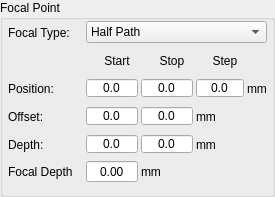
            <widget class="QGroupBox" name="BoxFocalPoint">
             <property name="maximumSize">
              <size>
               <width>310</width>
               <height>210</height>
              </size>
             </property>
             <property name="title">
              <string>Focal Point</string>
             </property>
             <layout class="QVBoxLayout" name="verticalLayout_23" stretch="1,4">
              <property name="spacing">
               <number>3</number>
              </property>
              <property name="leftMargin">
               <number>5</number>
              </property>
              <property name="topMargin">
               <number>0</number>
              </property>
              <property name="rightMargin">
               <number>5</number>
              </property>
              <item>
               <layout class="QHBoxLayout" name="horizontalLayout_2">
                <property name="leftMargin">
                 <number>0</number>
                </property>
                <property name="topMargin">
                 <number>0</number>
                </property>
                <property name="rightMargin">
                 <number>0</number>
                </property>
                <property name="bottomMargin">
                 <number>0</number>
                </property>
                <item>
                 <widget class="QLabel" name="LabelFocalType">
                  <property name="sizePolicy">
                   <sizepolicy hsizetype="Fixed" vsizetype="Fixed">
                    <horstretch>0</horstretch>
                    <verstretch>0</verstretch>
                   </sizepolicy>
                  </property>
                  <property name="minimumSize">
                   <size>
                    <width>75</width>
                    <height>25</height>
                   </size>
                  </property>
                  <property name="text">
                   <string>Focal Type:</string>
                  </property>
                 </widget>
                </item>
                <item>
                 <widget class="QComboBox" name="ComFocalType">
                  <item>
                   <property name="text">
                    <string>Half Path</string>
                   </property>
                  </item>
                  <item>
                   <property name="text">
                    <string>True Depth</string>
                   </property>
                  </item>
                  <item>
                   <property name="text">
                    <string>Projection</string>
                   </property>
                  </item>
                  <item>
                   <property name="text">
                    <string>Focal Plane</string>
                   </property>
                  </item>
                 </widget>
                </item>
               </layout>
              </item>
              <item>
               <layout class="QGridLayout" name="gridLayout_5">
                <item row="3" column="1">
                 <widget class="QDoubleSpinBox" name="ValueFocusDepthStart">
                  <property name="sizePolicy">
                   <sizepolicy hsizetype="Preferred" vsizetype="Preferred">
                    <horstretch>0</horstretch>
                    <verstretch>0</verstretch>
                   </sizepolicy>
                  </property>
                  <property name="minimumSize">
                   <size>
                    <width>0</width>
                    <height>20</height>
                   </size>
                  </property>
                  <property name="maximumSize">
                   <size>
                    <width>60</width>
                    <height>20</height>
                   </size>
                  </property>
                  <property name="frame">
                   <bool>true</bool>
                  </property>
                  <property name="alignment">
                   <set>Qt::AlignCenter</set>
                  </property>
                  <property name="buttonSymbols">
                   <enum>QAbstractSpinBox::NoButtons</enum>
                  </property>
                  <property name="keyboardTracking">
                   <bool>true</bool>
                  </property>
                  <property name="decimals">
                   <number>1</number>
                  </property>
                  <property name="minimum">
                   <double>-5000.000000000000000</double>
                  </property>
                  <property name="maximum">
                   <double>5000.000000000000000</double>
                  </property>
                 </widget>
                </item>
                <item row="3" column="0">
                 <widget class="QLabel" name="LabelFocalDepth">
                  <property name="minimumSize">
                   <size>
                    <width>75</width>
                    <height>25</height>
                   </size>
                  </property>
                  <property name="text">
                   <string>Depth:</string>
                  </property>
                 </widget>
                </item>
                <item row="3" column="2">
                 <widget class="QDoubleSpinBox" name="ValueFocusDepthStop">
                  <property name="sizePolicy">
                   <sizepolicy hsizetype="Preferred" vsizetype="Preferred">
                    <horstretch>0</horstretch>
                    <verstretch>0</verstretch>
                   </sizepolicy>
                  </property>
                  <property name="minimumSize">
                   <size>
                    <width>0</width>
                    <height>20</height>
                   </size>
                  </property>
                  <property name="maximumSize">
                   <size>
                    <width>60</width>
                    <height>20</height>
                   </size>
                  </property>
                  <property name="frame">
                   <bool>true</bool>
                  </property>
                  <property name="alignment">
                   <set>Qt::AlignCenter</set>
                  </property>
                  <property name="buttonSymbols">
                   <enum>QAbstractSpinBox::NoButtons</enum>
                  </property>
                  <property name="keyboardTracking">
                   <bool>true</bool>
                  </property>
                  <property name="decimals">
                   <number>1</number>
                  </property>
                  <property name="minimum">
                   <double>-5000.000000000000000</double>
                  </property>
                  <property name="maximum">
                   <double>5000.000000000000000</double>
                  </property>
                 </widget>
                </item>
                <item row="3" column="3">
                 <widget class="QLabel" name="LabelFocusOffsetStopUnit">
                  <property name="text">
                   <string>mm</string>
                  </property>
                 </widget>
                </item>
                <item row="2" column="3">
                 <widget class="QLabel" name="LabelFocusOffsetStartUnit">
                  <property name="text">
                   <string>mm</string>
                  </property>
                 </widget>
                </item>
                <item row="1" column="0">
                 <widget class="QLabel" name="LabelFocalPosition">
                  <property name="minimumSize">
                   <size>
                    <width>75</width>
                    <height>25</height>
                   </size>
                  </property>
                  <property name="text">
                   <string>Position:</string>
                  </property>
                 </widget>
                </item>
                <item row="0" column="3">
                 <widget class="QLabel" name="LabelFocalStep">
                  <property name="text">
                   <string>   Step</string>
                  </property>
                  <property name="alignment">
                   <set>Qt::AlignCenter</set>
                  </property>
                 </widget>
                </item>
                <item row="1" column="2">
                 <widget class="QDoubleSpinBox" name="ValueFocusPositionStop">
                  <property name="sizePolicy">
                   <sizepolicy hsizetype="Preferred" vsizetype="Preferred">
                    <horstretch>0</horstretch>
                    <verstretch>0</verstretch>
                   </sizepolicy>
                  </property>
                  <property name="minimumSize">
                   <size>
                    <width>0</width>
                    <height>20</height>
                   </size>
                  </property>
                  <property name="maximumSize">
                   <size>
                    <width>60</width>
                    <height>20</height>
                   </size>
                  </property>
                  <property name="frame">
                   <bool>true</bool>
                  </property>
                  <property name="alignment">
                   <set>Qt::AlignCenter</set>
                  </property>
                  <property name="buttonSymbols">
                   <enum>QAbstractSpinBox::NoButtons</enum>
                  </property>
                  <property name="keyboardTracking">
                   <bool>true</bool>
                  </property>
                  <property name="decimals">
                   <number>1</number>
                  </property>
                  <property name="maximum">
                   <double>5000.000000000000000</double>
                  </property>
                 </widget>
                </item>
                <item row="1" column="1">
                 <widget class="QDoubleSpinBox" name="ValueFocusPositionStart">
                  <property name="sizePolicy">
                   <sizepolicy hsizetype="Preferred" vsizetype="Preferred">
                    <horstretch>0</horstretch>
                    <verstretch>0</verstretch>
                   </sizepolicy>
                  </property>
                  <property name="minimumSize">
                   <size>
                    <width>0</width>
                    <height>20</height>
                   </size>
                  </property>
                  <property name="maximumSize">
                   <size>
                    <width>60</width>
                    <height>20</height>
                   </size>
                  </property>
                  <property name="frame">
                   <bool>true</bool>
                  </property>
                  <property name="alignment">
                   <set>Qt::AlignCenter</set>
                  </property>
                  <property name="buttonSymbols">
                   <enum>QAbstractSpinBox::NoButtons</enum>
                  </property>
                  <property name="keyboardTracking">
                   <bool>true</bool>
                  </property>
                  <property name="decimals">
                   <number>1</number>
                  </property>
                  <property name="maximum">
                   <double>5000.000000000000000</double>
                  </property>
                 </widget>
                </item>
                <item row="0" column="2">
                 <widget class="QLabel" name="LabelFocalStop">
                  <property name="text">
                   <string>   Stop</string>
                  </property>
                  <property name="alignment">
                   <set>Qt::AlignCenter</set>
                  </property>
                 </widget>
                </item>
                <item row="0" column="1">
                 <widget class="QLabel" name="LabelFocalStart">
                  <property name="sizePolicy">
                   <sizepolicy hsizetype="Preferred" vsizetype="Fixed">
                    <horstretch>0</horstretch>
                    <verstretch>0</verstretch>
                   </sizepolicy>
                  </property>
                  <property name="minimumSize">
                   <size>
                    <width>0</width>
                    <height>25</height>
                   </size>
                  </property>
                  <property name="maximumSize">
                   <size>
                    <width>16777215</width>
                    <height>25</height>
                   </size>
                  </property>
                  <property name="text">
                   <string>   Start</string>
                  </property>
                  <property name="alignment">
                   <set>Qt::AlignCenter</set>
                  </property>
                 </widget>
                </item>
                <item row="1" column="3">
                 <widget class="QDoubleSpinBox" name="ValueFocusPositionStep">
                  <property name="sizePolicy">
                   <sizepolicy hsizetype="Preferred" vsizetype="Preferred">
                    <horstretch>0</horstretch>
                    <verstretch>0</verstretch>
                   </sizepolicy>
                  </property>
                  <property name="minimumSize">
                   <size>
                    <width>0</width>
                    <height>20</height>
                   </size>
                  </property>
                  <property name="maximumSize">
                   <size>
                    <width>60</width>
                    <height>20</height>
                   </size>
                  </property>
                  <property name="frame">
                   <bool>true</bool>
                  </property>
                  <property name="alignment">
                   <set>Qt::AlignCenter</set>
                  </property>
                  <property name="buttonSymbols">
                   <enum>QAbstractSpinBox::NoButtons</enum>
                  </property>
                  <property name="keyboardTracking">
                   <bool>true</bool>
                  </property>
                  <property name="decimals">
                   <number>1</number>
                  </property>
                  <property name="maximum">
                   <double>5000.000000000000000</double>
                  </property>
                 </widget>
                </item>
                <item row="1" column="4">
                 <widget class="QLabel" name="LabelFocusStartUnit_2">
                  <property name="text">
                   <string>mm</string>
                  </property>
                 </widget>
                </item>
                <item row="2" column="0">
                 <widget class="QLabel" name="LabelFocalOffset">
                  <property name="minimumSize">
                   <size>
                    <width>75</width>
                    <height>25</height>
                   </size>
                  </property>
                  <property name="text">
                   <string>Offset:</string>
                  </property>
                 </widget>
                </item>
                <item row="2" column="2">
                 <widget class="QDoubleSpinBox" name="ValueFocusOffsetStop">
                  <property name="sizePolicy">
                   <sizepolicy hsizetype="Preferred" vsizetype="Preferred">
                    <horstretch>0</horstretch>
                    <verstretch>0</verstretch>
                   </sizepolicy>
                  </property>
                  <property name="minimumSize">
                   <size>
                    <width>0</width>
                    <height>20</height>
                   </size>
                  </property>
                  <property name="maximumSize">
                   <size>
                    <width>60</width>
                    <height>20</height>
                   </size>
                  </property>
                  <property name="frame">
                   <bool>true</bool>
                  </property>
                  <property name="alignment">
                   <set>Qt::AlignCenter</set>
                  </property>
                  <property name="buttonSymbols">
                   <enum>QAbstractSpinBox::NoButtons</enum>
                  </property>
                  <property name="keyboardTracking">
                   <bool>true</bool>
                  </property>
                  <property name="decimals">
                   <number>1</number>
                  </property>
                  <property name="minimum">
                   <double>-5000.000000000000000</double>
                  </property>
                  <property name="maximum">
                   <double>5000.000000000000000</double>
                  </property>
                 </widget>
                </item>
                <item row="2" column="1">
                 <widget class="QDoubleSpinBox" name="ValueFocusOffsetStart">
                  <property name="sizePolicy">
                   <sizepolicy hsizetype="Preferred" vsizetype="Preferred">
                    <horstretch>0</horstretch>
                    <verstretch>0</verstretch>
                   </sizepolicy>
                  </property>
                  <property name="minimumSize">
                   <size>
                    <width>0</width>
                    <height>20</height>
                   </size>
                  </property>
                  <property name="maximumSize">
                   <size>
                    <width>60</width>
                    <height>20</height>
                   </size>
                  </property>
                  <property name="frame">
                   <bool>true</bool>
                  </property>
                  <property name="alignment">
                   <set>Qt::AlignCenter</set>
                  </property>
                  <property name="buttonSymbols">
                   <enum>QAbstractSpinBox::NoButtons</enum>
                  </property>
                  <property name="keyboardTracking">
                   <bool>true</bool>
                  </property>
                  <property name="decimals">
                   <number>1</number>
                  </property>
                  <property name="minimum">
                   <double>-5000.000000000000000</double>
                  </property>
                  <property name="maximum">
                   <double>5000.000000000000000</double>
                  </property>
                 </widget>
                </item>
                <item row="4" column="0">
                 <widget class="QLabel" name="label_FocalDepth">
                  <property name="text">
                   <string>Focal Depth</string>
                  </property>
                 </widget>
                </item>
                <item row="4" column="1">
                 <widget class="QDoubleSpinBox" name="ValueFocalDepth">
                  <property name="alignment">
                   <set>Qt::AlignCenter</set>
                  </property>
                  <property name="buttonSymbols">
                   <enum>QAbstractSpinBox::NoButtons</enum>
                  </property>
                 </widget>
                </item>
                <item row="4" column="2">
                 <widget class="QLabel" name="label_27">
                  <property name="text">
                   <string>mm</string>
                  </property>
                 </widget>
                </item>
               </layout>
              </item>
             </layout>
            </widget>
